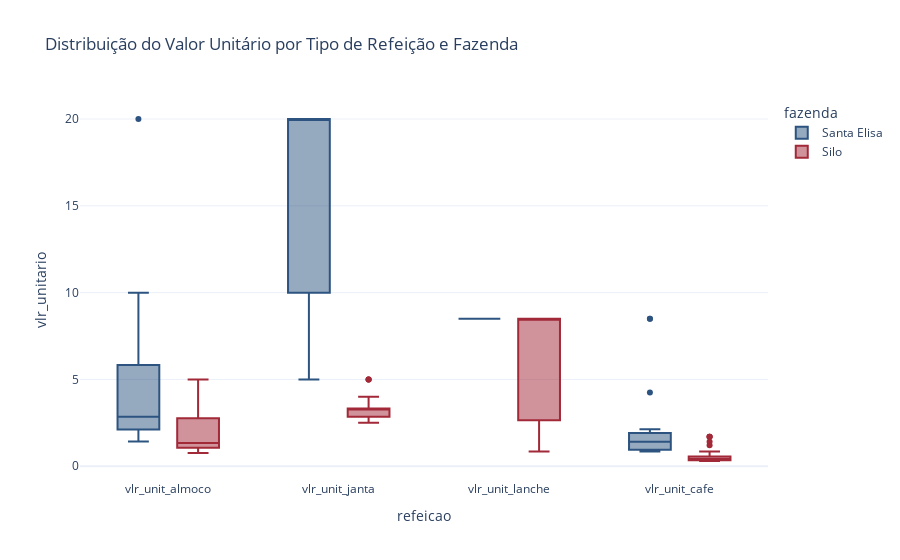

This figure's notebook cell:
### Code cell
# 004. Comparativo de ticket médio (valor unitário) entre fazendas
df_filtrado['vlr_unit_almoco'] = df_filtrado['vlralmoco'] / df_filtrado['almoco'].replace(0, pd.NA)
df_filtrado['vlr_unit_janta'] = df_filtrado['vlrjanta'] / df_filtrado['janta'].replace(0, pd.NA)
df_filtrado['vlr_unit_lanche'] = df_filtrado['vlrlanche'] / df_filtrado['lanche'].replace(0, pd.NA)
df_filtrado['vlr_unit_cafe'] = df_filtrado['vlrcafe'] / df_filtrado['cafe'].replace(0, pd.NA)

df_melt = df_filtrado.melt(id_vars=['fazenda'], value_vars=[
    'vlr_unit_almoco', 'vlr_unit_janta', 'vlr_unit_lanche', 'vlr_unit_cafe'],
    var_name='refeicao', value_name='vlr_unitario')

fig3 = px.box(df_melt, x='refeicao', y='vlr_unitario', color='fazenda',
              title='Distribuição do Valor Unitário por Tipo de Refeição e Fazenda')
fig3.show()

### Figure 1 — Plotly figure (JSON) as saved in the notebook; plotly's stock layout.template omitted (floating-point values rounded to 4 significant figures; data arrays with more than 128 entries replaced by an {"elided": "..."} marker saying what was removed)
{"data": [{"alignmentgroup": "True", "hovertemplate": "fazenda=Santa Elisa<br>refeicao=%{x}<br>vlr_unitario=%{y}<extra></extra>", "legendgroup": "Santa Elisa", "marker": {"color": "#2d5480"}, "name": "Santa Elisa", "notched": false, "offsetgroup": "Santa Elisa", "orientation": "v", "showlegend": true, "type": "box", "x": {"elided": "172 str values"}, "x0": " ", "xaxis": "x", "y": {"elided": "172 float values"}, "y0": " ", "yaxis": "y"}, {"alignmentgroup": "True", "hovertemplate": "fazenda=Silo<br>refeicao=%{x}<br>vlr_unitario=%{y}<extra></extra>", "legendgroup": "Silo", "marker": {"color": "#a22938"}, "name": "Silo", "notched": false, "offsetgroup": "Silo", "orientation": "v", "showlegend": true, "type": "box", "x": {"elided": "172 str values"}, "x0": " ", "xaxis": "x", "y": {"elided": "172 float values"}, "y0": " ", "yaxis": "y"}], "layout": {"boxmode": "group", "legend": {"title": {"text": "fazenda"}, "tracegroupgap": 0}, "title": {"text": "Distribuição do Valor Unitário por Tipo de Refeição e Fazenda"}, "xaxis": {"anchor": "y", "domain": [0, 1], "title": {"text": "refeicao"}}, "yaxis": {"anchor": "x", "domain": [0, 1], "title": {"text": "vlr_unitario"}}}}
